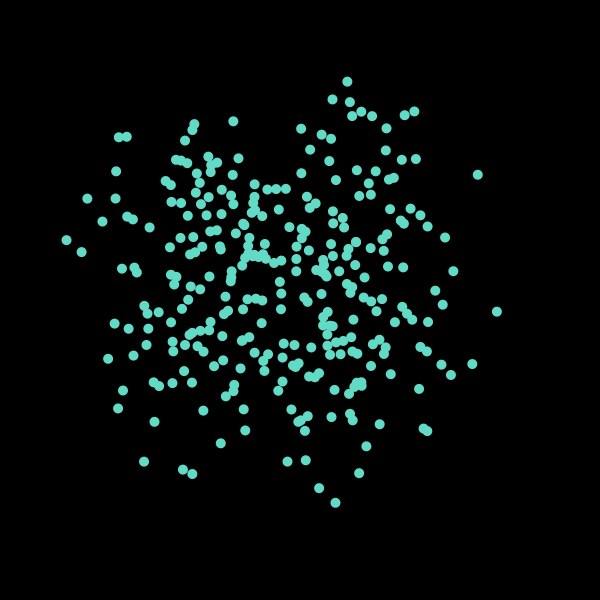
Frame 1 (no input)
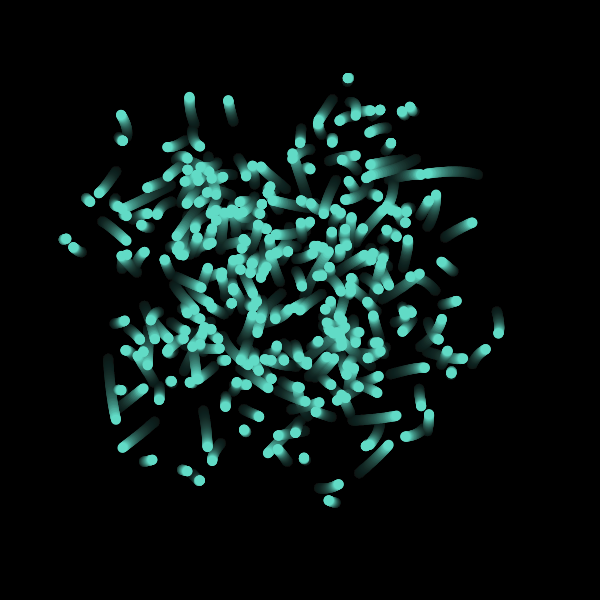
Frame 60 (the mouse pressed at the canvas centre just before this capture)
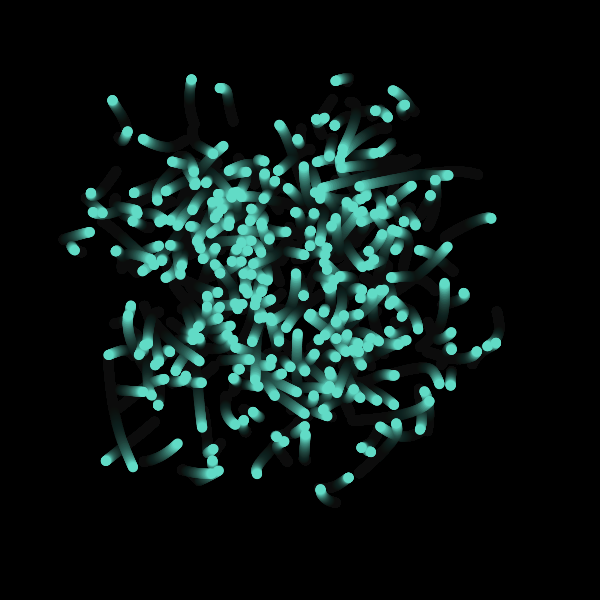
Frame 120 (the mouse held since frame 60 and released just before this capture)

The Processing sketch that drew these frames (run headless with seeded random() and noise(); from frame 60 on, the mouse is pressed at the canvas centre):

// Processing sketch: MagicWorm
// ── MagicWorm.pde
void setup(){
  size(600,600);
  background(0,0,0);
  

}

void draw(){
  makeMagical();

  for(int i = 0; i < 300; i++){
    float x = getWormX(i);
    float y = getWormY(i);
    fill(97, 219, 198);
    ellipse(x,y,10,10);

  }
}

float frequency = .001;
float noiseInterval = PI;

void makeMagical() {
  fill( 0, 0, 0, 10 );
  rect(0, 0, width, height);
  noStroke();
}

float getWormX(int i) {
  return map(noise(i*noiseInterval + frameCount * frequency), 0, 1, 0, width);
}

float getWormY(int i) {
  return map(noise(i*noiseInterval+1 + frameCount * frequency), 0, 1, 0, height);
}
